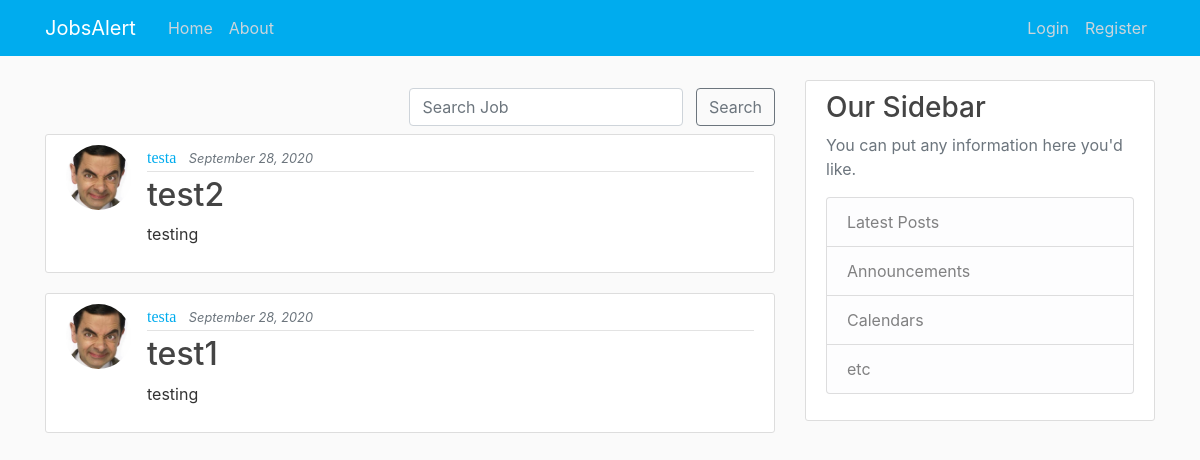
Before: / with the older database file.
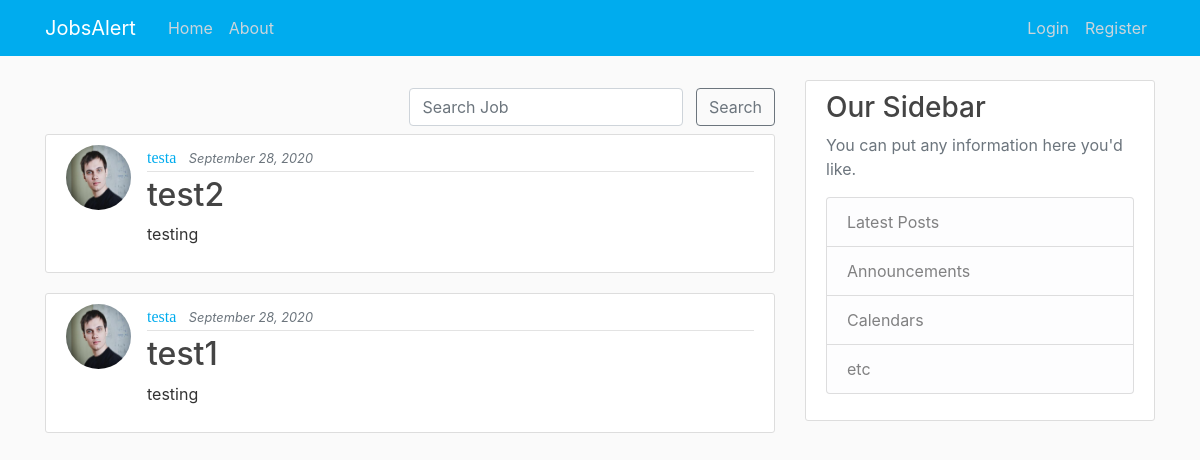
After: the same page with the newer database file.
### blog/models.py (models this page shows, shortened)
class Post(models.Model):
    title = models.CharField(max_length=100)
    content = models.TextField()
    date_posted = models.DateTimeField(default=timezone.now)
    author = models.ForeignKey(User, on_delete=models.CASCADE)

### users/models.py (models this page shows, shortened)
class Profile(models.Model):
    user = models.OneToOneField(User, on_delete=models.CASCADE)
    image = models.ImageField(default='default.jpg', upload_to='profile_pics')
    account_type = models.CharField(max_length=200, null=True)

### blog/views.py (the view)
# urls.py: path('', PostListView.as_view(), name='blog-home'),
class PostListView(ListView):
    model = Post
    template_name = 'blog/home.html'
    context_object_name = 'posts'
    ordering = ['-date_posted']
    paginate_by = 5

### blog/templates/blog/home.html (shortened to what this page needs)
{% extends "blog/base.html" %}
{% block content %}
<div class="d-flex flex-row-reverse">
  <div class="form-inline my-2">
    <form method="GET" action="{% url 'job-search' %}" class="my-2 my-lg-0 margin-left-5">
      <input class="form-control mr-sm-2" type="search" placeholder="Search Job" aria-label="Search"
        name="query" id="query">
      <button class="btn btn-outline-secondary my-2 my-sm-0" type="submit">Search</button>
    </form>
  </div>
</div>
{% for post in posts %}
<article class="media content-section">
    <img class="rounded-circle article-img" src="{{ post.author.profile.image.url }}">
    <div class="media-body">
        <div class="article-metadata">
            <a class="mr-2 author-title" href="{% url 'user-posts' post.author.username %}">{{ post.author }}</a>
            <small class="text-muted article-date">{{ post.date_posted|date:"F d, Y" }}</small>
        </div>
        <h2><a class="article-title" href="{% url 'post-detail' post.id %}">{{ post.title }}</a></h2>
        <p class="article-content">{{ post.content|safe| truncatechars:500 }}</p>
    </div>
</article>
{% endfor %}
{% endblock content %}

Changed rows visible on the page:
changed through a linked row, Post "test2": author.profile.image: picture added in place of a placeholder
changed through a linked row, Post "test1": author.profile.image: picture added in place of a placeholder
